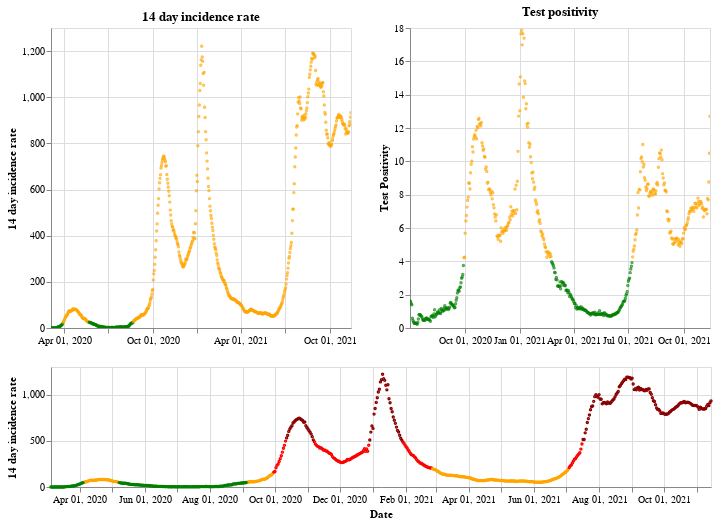

The cell this chart's notebook holds for it:
### Markdown cell above
## Northern Ireland

### Code cell
plot_traffic_light('Northern Ireland')

### Figure 1 — Vega-Lite specification as saved in the notebook (floating-point values rounded to 4 significant figures; data arrays with more than 128 entries replaced by an {"elided": "..."} marker saying what was removed)
{"config": {"view": {"continuousWidth": 400, "continuousHeight": 300}}, "vconcat": [{"hconcat": [{"mark": {"type": "point", "size": 2}, "encoding": {"color": {"condition": {"value": "green", "test": "(datum.twoWeeklyCasesRate <= 25)"}, "value": "orange"}, "tooltip": [{"type": "nominal", "field": "areaName"}, {"type": "temporal", "field": "date"}, {"type": "quantitative", "field": "twoWeeklyCasesRate"}, {"type": "quantitative", "field": "testPositivity"}], "x": {"type": "temporal", "axis": {"title": ""}, "field": "date", "scale": {"domain": {"selection": "DateBrush"}}, "timeUnit": "yearmonthdate"}, "y": {"type": "quantitative", "axis": {"title": "14 day incidence rate"}, "field": "twoWeeklyCasesRate"}}, "title": "14 day incidence rate", "width": 300}, {"mark": {"type": "point", "size": 2}, "encoding": {"color": {"condition": {"value": "green", "test": "(datum.testPositivity <= 4)"}, "value": "orange"}, "tooltip": [{"type": "nominal", "field": "areaName"}, {"type": "temporal", "field": "date"}, {"type": "quantitative", "field": "twoWeeklyCasesRate"}, {"type": "quantitative", "field": "testPositivity"}], "x": {"type": "temporal", "axis": {"title": ""}, "field": "date", "scale": {"domain": {"selection": "DateBrush"}}, "timeUnit": "yearmonthdate"}, "y": {"type": "quantitative", "axis": {"title": "Test Positivity"}, "field": "testPositivity"}}, "title": "Test positivity", "width": 300}]}, {"layer": [{"mark": {"type": "point", "size": 2}, "encoding": {"color": {"condition": {"value": "orange", "test": "(((datum.testPositivity < 4) && (datum.twoWeeklyCasesRate >= 50)) && (datum.twoWeeklyCasesRate < 200))"}, "value": "red"}, "opacity": {"condition": {"value": 1, "test": "((datum.twoWeeklyCasesRate >= 50) && (datum.twoWeeklyCasesRate < 500))"}, "value": 0}, "tooltip": [{"type": "nominal", "field": "areaName"}, {"type": "temporal", "field": "date"}, {"type": "quantitative", "field": "twoWeeklyCasesRate"}, {"type": "quantitative", "field": "testPositivity"}], "x": {"type": "temporal", "axis": {"title": "Date"}, "field": "date", "timeUnit": "yearmonthdate"}, "y": {"type": "quantitative", "axis": {"title": "14 day incidence rate"}, "field": "twoWeeklyCasesRate"}}, "selection": {"DateBrush": {"type": "interval", "encodings": ["x"], "fields": ["Time"]}}}, {"mark": {"type": "point", "size": 2}, "encoding": {"color": {"value": "darkred"}, "opacity": {"condition": {"value": 1, "test": "(datum.twoWeeklyCasesRate >= 500)"}, "value": 0}, "tooltip": [{"type": "nominal", "field": "areaName"}, {"type": "temporal", "field": "date"}, {"type": "quantitative", "field": "twoWeeklyCasesRate"}, {"type": "quantitative", "field": "testPositivity"}], "x": {"type": "temporal", "axis": {"title": "Date"}, "field": "date", "timeUnit": "yearmonthdate"}, "y": {"type": "quantitative", "axis": {"title": "14 day incidence rate"}, "field": "twoWeeklyCasesRate"}}}, {"mark": {"type": "point", "size": 2}, "encoding": {"color": {"condition": {"value": "green", "test": "((datum.testPositivity < 4) && (datum.twoWeeklyCasesRate < 50))"}, "value": "orange"}, "opacity": {"condition": {"value": 1, "test": "(datum.twoWeeklyCasesRate < 50)"}, "value": 0}, "tooltip": [{"type": "nominal", "field": "areaName"}, {"type": "temporal", "field": "date"}, {"type": "quantitative", "field": "twoWeeklyCasesRate"}, {"type": "quantitative", "field": "testPositivity"}], "x": {"type": "temporal", "axis": {"title": "Date"}, "field": "date", "timeUnit": "yearmonthdate"}, "y": {"type": "quantitative", "axis": {"title": "14 day incidence rate"}, "field": "twoWeeklyCasesRate"}}}], "height": 120, "width": 660}], "data": {"name": "data-7aa4f9b30ae2a5dcc1e2684560093d44"}, "$schema": "https://vega.github.io/schema/vega-lite/v4.8.1.json", "datasets": {"data-7aa4f9b30ae2a5dcc1e2684560093d44": {"elided": "620 records"}}}
